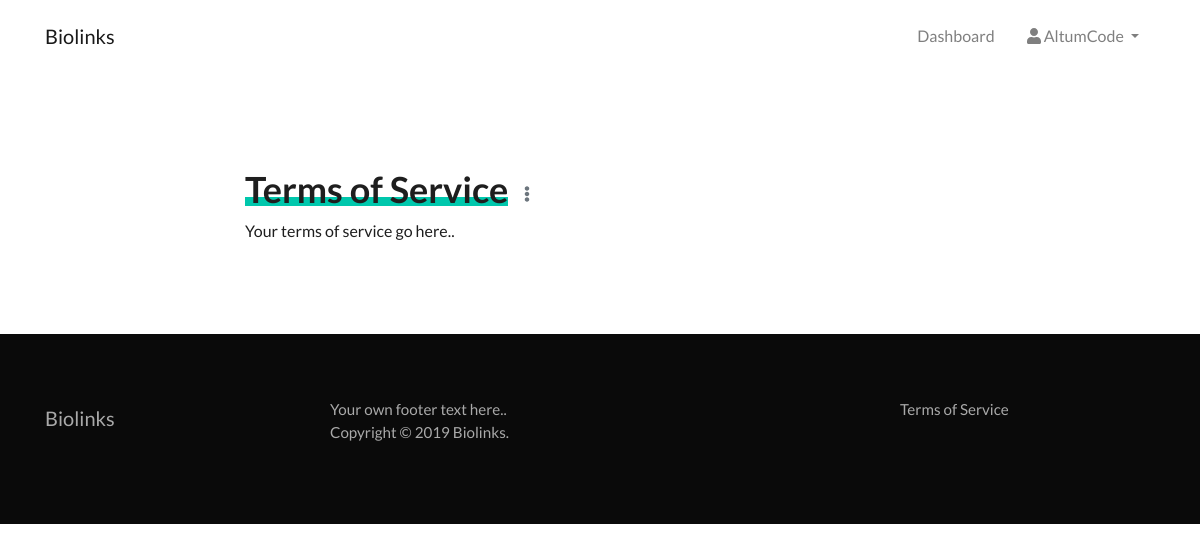
Page /page/terms-of-service (signed in) on the committed database.
### tables this page shows
CREATE TABLE `users` (
  `user_id` int(11) NOT NULL AUTO_INCREMENT,
  `email` varchar(128) NOT NULL,
  `password` varchar(128) NOT NULL,
  `name` varchar(32) NOT NULL,
  `token_code` varchar(32) DEFAULT NULL,
  `email_activation_code` varchar(32) DEFAULT NULL,
  `lost_password_code` varchar(32) DEFAULT NULL,
  `facebook_id` bigint(20) DEFAULT NULL,
  `instagram_id` bigint(20) DEFAULT NULL,
  `type` int(11) NOT NULL DEFAULT '0',
  `active` int(11) NOT NULL DEFAULT '0',
  `package_id` varchar(16) NOT NULL DEFAULT '',
  `package_expiration_date` datetime DEFAULT NULL,
  `package_settings` text,
  `package_trial_done` tinyint(4) DEFAULT '0',
  `payment_subscription_id` varchar(64) DEFAULT NULL,
  `date` datetime DEFAULT NULL,
  `ip` varchar(64) DEFAULT NULL,
  `last_activity` datetime DEFAULT NULL,
  `last_user_agent` text,
  `total_logins` int(11) DEFAULT '0',
  PRIMARY KEY (`user_id`),
  KEY `package_id` (`package_id`)
);

CREATE TABLE `pages` (
  `page_id` int(11) NOT NULL AUTO_INCREMENT,
  `title` varchar(32) NOT NULL,
  `url` varchar(128) NOT NULL,
  `description` text NOT NULL,
  `type` enum('INTERNAL','EXTERNAL') DEFAULT NULL,
  `position` int(11) NOT NULL,
  PRIMARY KEY (`page_id`)
);

### app/core/View.php (called while the page is built, shortened)
<?php
class View {
    public $view_path;
    public function __construct($view, Array $params = []) {
        $this->view_path = THEME_PATH . 'views/' . $view . '.php';
    }
    public function run($data = []) {
        $data = (object) $data;
        require $this->view_path;
        return ob_get_clean();
    }
}

### app/controllers/Page.php (called while the page is built, shortened)
<?php
class Page extends Controller {
    public function index() {
        $url = isset($this->params[0]) ? Database::clean_string($this->params[0]) : false;
        $page = $url ? Database::get('*', 'pages', ['url' => $url]) : false;
        $data = [
            'page'  => $page
        ];
        $view = new \Altum\Views\View('page/index', (array) $this);
        $this->addViewContent('content', $view->run($data));
    }
}

### app/core/App.php (called while the page is built, shortened)
<?php
class App {
    public function __construct() {
        $this->database = Database\Database::initialize();
        $controller = Router::get_controller(Router::$controller, Router::$path);
        $method = Router::parse_method($controller);
        $params = Router::getParams();
        $settings = (new Settings())->get();
        $language = Language::get();
        date_default_timezone_set($settings->time_zone);
        if(Authentication::check()) {
            $user = (new User())->get(Authentication::$user_id);
            $user->package_is_expired = false;
            $user->package = (new Package(['settings' => $settings]))->getPackageById($user->package_id);
            Authentication::$user = $user;
        }
        $controller->addParams([
            'database'  => $this->database,
            'params'    => $params,
            'settings'  => $settings,
            'language'  => $language,
            'user'      => Authentication::$user
        ]);
        call_user_func_array([ $controller, $method ], []);
        $controller->run();
    }
}

### index.php (called while the page is built, shortened)
<?php
$App = new Altum\App();

### app/core/Database.php (called while the page is built, shortened)
<?php
class Database {
    public static $database;
    public static function initialize() {
        self::$database = new \mysqli(
            DATABASE_SERVER,
            DATABASE_USERNAME,
            DATABASE_PASSWORD,
            DATABASE_NAME
        );
        self::$database->set_charset('utf8mb4');
        return self::$database;
    }
    public static function get($what, $from, Array $conditions = [], $order = false, $clean = true) {
        $what = ($what == '*') ? '*' : '`' . implode('`, `', $what) . '`';
        $from = '`' . $from . '`';
        $where = [];
        foreach($conditions as $key => $value) {
            $value = ($clean) ? self::clean_string($value) : $value;
            $where[] = '`' . $key . '` = \'' . $value . '\'';
        }
        $where = implode(' AND ', $where);
        $order_by = ($order) ? 'ORDER BY ' . $order : null;
        $result = self::$database->query("SELECT {$what} FROM {$from} WHERE {$where} {$order_by}");
        return ($result->num_rows) ? $result->fetch_object() : false;
    }
    public static function simple_get($raw_what, $from, Array $conditions, $clean = true) {
        $what = '`' . $raw_what . '`';
        $from = '`' . $from . '`';
        $where = [];
        foreach($conditions as $key => $value) {
            $value = ($clean) ? self::clean_string($value) : $value;
            $where[] = '`' . $key . '` = \'' . $value . '\'';
        }
        $where = implode(' AND ', $where);
        $result = self::$database->query("SELECT {$what} FROM {$from} WHERE {$where}");
        $data = $result->fetch_object();
        return ($result->num_rows) ? $data->{$raw_what} : false;
    }
    public static function clean_string($data) {
        return self::$database->escape_string(filter_var($data, FILTER_SANITIZE_STRING));
    }
}

### app/middlewares/Authentication.php (called while the page is built, shortened)
<?php
class Authentication extends Middleware {
    public static $is_logged_in = null;
    public static $user_id = null;
    public static $user = null;
    public static function check() {
        if(self::$is_logged_in) {
            return self::$user_id;
        }
        if(isset($_COOKIE['email']) && isset($_COOKIE['token_code']) && strlen($_COOKIE['token_code']) > 0 && $user_id = Database::simple_get('user_id', 'users', ['email' => $_COOKIE['email'], 'token_code' => $_COOKIE['token_code']])) {
            self::$is_logged_in = true;
            self::$user_id = $user_id;
            return true;
        }
        if(isset($_SESSION['user_id']) && !empty($_SESSION['user_id']) && $user_id = Database::simple_get('user_id', 'users', ['user_id' => $_SESSION['user_id']])) {
            self::$is_logged_in = true;
            self::$user_id = $user_id;
            return true;
        }
        return false;
    }
    public static function is_admin() {
        return self::$user->type > 0;
    }
}

### app/models/User.php (called while the page is built, shortened)
<?php
class User extends Model {
    public function get($user_id) {
        $data = Database::get('*', 'users', ['user_id' => $user_id]);
        if($data) {
            $data->package_settings = json_decode($data->package_settings);
        }
        return $data;
    }
}

### app/helpers/links.php (called while the page is built, shortened)
<?php
function url($append = '') {
    return SITE_URL . $append;
}

### app/models/Page.php (called while the page is built, shortened)
<?php
class Page extends Model {
    public function getPages($position) {
        $result = Database::$database->query("SELECT `url`, `title`, `type` FROM `pages` WHERE `position` = '{$position}'");
        $data = [];
        while($row = $result->fetch_object()) {
            if($row->type == 'INTERNAL') {
                $row->target = '_self';
                $row->url = url('page/' . $row->url);
            } else {
                $row->target = '_blank';
            }
            $data[] = $row;
        }
        return $data;
    }
}

### themes/altum/views/page/index.php (the view, shortened to what this page needs)
<div class="container">
    <div class="d-flex justify-content-center">
        <div class="col-md-10 col-lg-8">
            <div class="d-flex align-items-center">
                <h1><span class="underline mr-3"><?= $data->page->title ?></span></h1>
                <?php if(\Altum\Middlewares\Authentication::is_admin()): ?>
                    <?= get_admin_options_button('page', $data->page->page_id) ?>
                <?php endif ?>
            </div>
            <?= $data->page->description ?>
        </div>
    </div>
</div>

### themes/altum/views/partials/menu.php (shortened to what this page needs)
<nav class="navbar navbar-main <?= \Altum\Routing\Router::$controller_settings['menu_no_margin'] ? null : 'margin-bottom-6'?> navbar-expand-lg navbar-light <?= \Altum\Routing\Router::$controller_key == 'index' ? 'navbar-absolute navbar-dark' : null ?>">
    <div class="container">
        <a class="navbar-brand" href="<?= url() ?>">
            <?php if($this->settings->logo != ''): ?>
                <img src="<?= url(UPLOADS_URL_PATH . 'logo/' . $this->settings->logo) ?>" class="img-fluid navbar-logo" alt="<?= $this->language->global->accessibility->logo_alt ?>" />
            <?php else: ?>
                <?= $this->settings->title ?>
            <?php endif ?>
        </a>
        <div class="collapse navbar-collapse justify-content-end" id="main_navbar">
            <ul class="navbar-nav">
                <?php if(\Altum\Middlewares\Authentication::check()): ?>
                    <li class="nav-item"><a class="nav-link" href="<?= url('dashboard') ?>"> <?= $this->language->dashboard->menu ?></a></li>
                    <li class="dropdown">
                        <a class="nav-link dropdown-toggle" data-toggle="dropdown" href="#" aria-haspopup="true" aria-expanded="false"><i class="fa fa-user"></i> <?= $this->user->name ?> <span class="caret"></span></a>
                    </li>
                <?php endif ?>
            </ul>
        </div>
    </div>
</nav>

### themes/altum/views/partials/footer.php (shortened to what this page needs)
<footer class="footer <?= \Altum\Routing\Router::$controller_key == 'index' ? 'm-0' : null ?>">
    <div class="container">
        <div class="row">
            <div class="row col">
                <div class="col-md-4">
                    <a class="navbar-brand" href="<?= url() ?>">
                        <?php if($this->settings->logo != ''): ?>
                            <img src="<?= url(UPLOADS_URL_PATH . 'logo/' . $this->settings->logo) ?>" class="footer-logo" alt="<?= $this->language->global->accessibility->logo_alt ?>" />
                        <?php else: ?>
                            <?= $this->settings->title ?>
                        <?php endif ?>
                    </a>
                </div>
                <div class="col-md-8 mt-3 mt-md-0">
                    <div>
                        <div><?= $this->language->global->footer->description ?></div>
                        <div><?= 'Copyright &copy; ' . date('Y') . ' ' . $this->settings->title . '.' ?></div>
                    </div>
                </div>
            </div>
            <div class="col-12 col-sm-3 mt-3 mt-md-0">
                <?php foreach($data->pages as $data): ?>
                   <a href="<?= $data->url ?>" target="<?= $data->target ?>"><?= $data->title ?></a><br />
                <?php endforeach ?>
            </div>
        </div>
    </div>
</footer>

### themes/altum/assets/css/custom.css (style rules this page uses)
:root { --primary-background-color: #fafbfc; --primary-color: #00c7ac; --primary-color-hover: #00ba9f; --secondary-color: #00c7ac; --secondary-color-hover: #00ba9f; --dark-background-color: #0a0a0a; --altumcode-color: #1ab98c; }
body { background: var(--primary-background-color); font-family: 'Lato', sans-serif; color: #1e1e1e; }
a { color: #1e1e1e; transition: color 0.3s ease-in-out; }
.footer { padding: 4rem 0; margin: 6em 0 0 0; font-size: 0.95rem; background: var(--dark-background-color); }
.footer { color: rgba(255, 255, 255, 0.65); }
.footer a:not(.dropdown-item), .footer a:hover:not(.dropdown-item) { color: rgba(255, 255, 255, 0.65); }
.navbar-main { min-height: 0 !important; z-index: 1; background: transparent; }
.navbar-main .navbar-nav > li > a { padding: 1rem !important; }
.margin-bottom-6 { margin-bottom: 6rem; }
.h1, .h2, .h3, .h4, .h5, .h6, h1, h2, h3, h4, h5, h6 { font-weight: 600; }
h1, .h1 { font-size: 2.25rem; }
.underline { background-image: linear-gradient(to right, var(--primary-color), var(--primary-color)); background-repeat: no-repeat; background-position: 0 85%; background-size: 100% 0.25em; animation-name: initiate_underline; animation-delay: 0.3s; animation-duration: 0.5s; animation-iteration-count: 1; animation-fill-mode: both; }

### rows in the picture
users: name "AltumCode"
pages: title "Terms of Service", description "Your terms of service go here.."

### other values in the picture
$this->settings->title "Biolinks"
$this->language->dashboard->menu "Dashboard"
$this->language->global->footer->description "Your own footer text here.."
